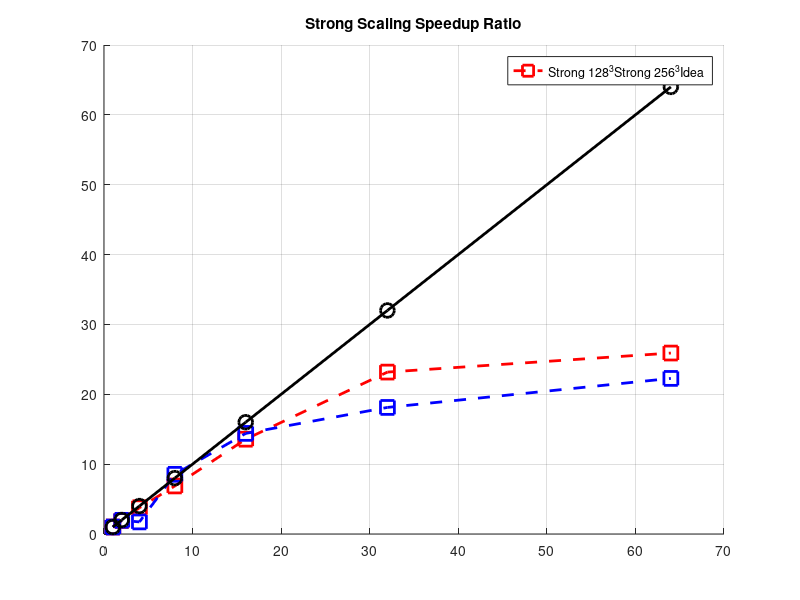

The MATLAB script that drew this image:

speed = @(v) [v(1)/v(1), v(1)/v(2), v(1)/v(3), v(1)/v(4), v(1)/v(5), v(1)/v(6), v(1)/v(7)];

proc = [1, 2, 4, 8, 16, 32, 64];
speed_weak = @(v) [v(1)/v(1)*proc(1), v(1)/v(2)*proc(2), v(1)/v(3)*proc(3), v(1)/v(4)*proc(4), ...
    v(1)/v(5)*proc(5), v(1)/v(6)*proc(6), v(1)/v(7)*proc(7)];

% strong_1024 = [
%   7.34037e+06,
%   4.37383e+06,
%   2.90165e+06,
%   1.56588e+06,
%   902118,
%   522227,
%   135117
% ];

strong_1024 = [
  440386,
  227035,
  117144,
  64039.2,
  32454.4,
  19001.2,
  17001.3
];

strong_256 = [
    1.77214e+07,
    9.04541e+06,
    1.02453e+07,
    2.07404e+06,
    1.23055e+06,
    978057,
    795652
];


% strong_1024_omp = [
%   6.60267e+06,
%   2.49456e+06,
%   752795,
%   2.60923e+07
% ];


% weak = [
%   1300.82,
%   5937.18,
%   25125.1,
%   134736
% ];

weak_omp = [
  2526.58,
  9866.88,
  10153.9,
  39050.5,
  42244.3,
  183143,
  2.59875e+07
];

strong_1024 = speed(strong_1024);
strong_256 = speed(strong_256);
% strong_1024_omp = speed(strong_1024_omp);



% weak = speed_weak(weak);
weak_omp = speed_weak(weak_omp);

figure;
hold on;
grid();
plot(proc, strong_1024, '--gs', 'MarkerSize', 10, 'LineWidth', 2, 'Color', 'r');
plot(proc, strong_256, '--gs', 'MarkerSize', 10, 'LineWidth', 2, 'Color', 'b');
% plot(proc, strong_1024_omp, '--gs', 'MarkerSize', 10, 'LineWidth', 2, 'Color', 'b');
plot(proc, proc, '-o', 'MarkerSize', 10, 'LineWidth', 2, 'Color', 'k');
% legend(["Strong", "With Omp", "Idea"])
legend(["Strong 128^3", "Strong 256^3", "Idea"])
title("Strong Scaling Speedup Ratio");
hold off;
saveas(gcf, "Strong_3d.png");

% figure;
% hold on;
% grid();
% % plot(proc, weak, '--gs', 'MarkerSize', 10, 'LineWidth', 2, 'Color', 'r');
% plot(proc, weak_omp, '--gs', 'MarkerSize', 10, 'LineWidth', 2, 'Color', 'b');
% plot(proc, [1, 1, 1, 1, 1, 1, 1], '-o', 'MarkerSize', 10, 'LineWidth', 2, 'Color', 'k');
% % legend(["Weak", "With Omp", "Idea"]);
% title("Efficiency of Weak Scaling");
% hold off;
% % saveas(gcf, "Weak.png");